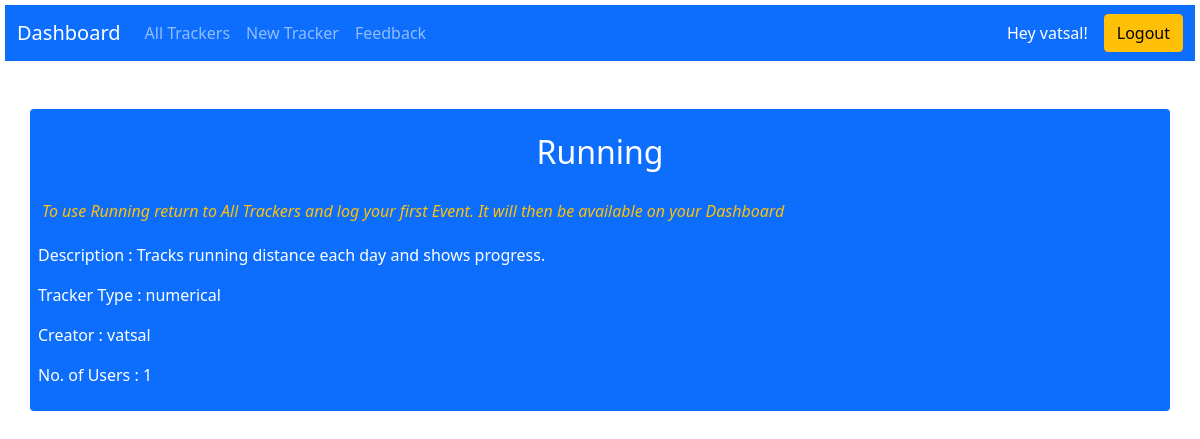
Screenshot of /trackerinfo/1 (signed in) with the database file from the repository.
### application/models.py (models this page shows, shortened)
class Users(db.Model,UserMixin):
    __tablename__='Users'
    user_id=db.Column(db.Integer,primary_key=True,autoincrement=True)
    username=db.Column(db.String(30),unique=True,nullable=False)
    password=db.Column(db.String(300),nullable=False)
    u_timestamp=db.Column(db.DateTime(timezone=True),default=datetime.utcnow())

class Trackers(db.Model):
    __tablename__='Trackers'
    tracker_id=db.Column(db.Integer,primary_key=True,autoincrement=True)
    tracker_name=db.Column(db.String(100),unique=True,nullable=False)
    creator_id=db.Column(db.Integer,db.ForeignKey(Users.user_id),nullable=False)
    timestamp=db.Column(db.DateTime(timezone=True),default=datetime.utcnow())
    description=db.Column(db.String)
    type=db.Column(db.String,nullable=False)
    no_users=db.Column(db.Integer,nullable=False,default=0)

### application/controllers.py (the view)
@app.route('/trackerinfo/<int:t_id>')
@login_required
def t_info(t_id,user=current_user):
    tracker=Trackers.query.get(t_id)
    creator=Users.query.get(tracker.creator_id)
    return render_template('t_info.html',user=user,tracker=tracker,creator_n=creator.username)

### main.py (called while the page is built)
@login_manager.user_loader
def load_user(user_id):
    return Users.query.get(int(user_id))

### templates/t_info.html (shortened to what this page needs)
<!DOCTYPE html>
<html lang="en">
<head>
    <link href="https://cdn.jsdelivr.net/npm/bootstrap@5.1.3/dist/css/bootstrap.min.css" rel="stylesheet">
</head>
<body style="background-image:url('https://cdn.wallpapersafari.com/3/39/23DZVH.jpg') ; background-size: cover; margin: 5px;">
    <nav class="navbar navbar-expand-sm navbar-dark bg-primary">
        <div class="container-fluid">
            <a class="navbar-brand" href="/dashboard/{{user.user_id}}">Dashboard</a>
            <div class="collapse navbar-collapse text-white-50" id="mynavbar">
                <ul class="navbar-nav me-auto">
                    <li class="nav-item">
                        <a class="nav-link" href="/alltrackers">All Trackers</a>
                    </li>
                    <li class="nav-item">
                        <a class="nav-link" href="/newTracker">New Tracker</a>
                    </li>
                    <li class="nav-item">
                        <a class="nav-link" href="/feedback">Feedback</a>
                    </li>
                </ul>
                <p class="mt-1 mb-1 pe-3 text-white">Hey {{user.username}}!</p>
                <form class="d-flex" action="/logout/{{user.user_id}}">
                    <input type="submit" class="btn btn-warning" value="Logout">
                </form>
            </div>
        </div>
    </nav>
    <div class="container mt-5 mx-auto p-2 bg-primary text-white rounded align-middle">
        <h2 class="text-center p-3">{{tracker.tracker_name}}</h2>
        <p class="p-1 text-warning"><i>To use {{tracker.tracker_name}} return to All Trackers and log your first Event. It will then be available on your Dashboard</i></p>
        <p class="">Description : {{tracker.description}}</p>
        <p class="">Tracker Type : {{tracker.type}}</p>
        <p class="">Creator : {{creator_n}}</p>
        <p class="">No. of Users : {{tracker.no_users}}</p>
    </div>
</body>
</html>

### rows the page displays
Users: username "vatsal"
Trackers: tracker_name "Running", description "Tracks running distance each day and shows progress.", type "numerical", no_users "1"
